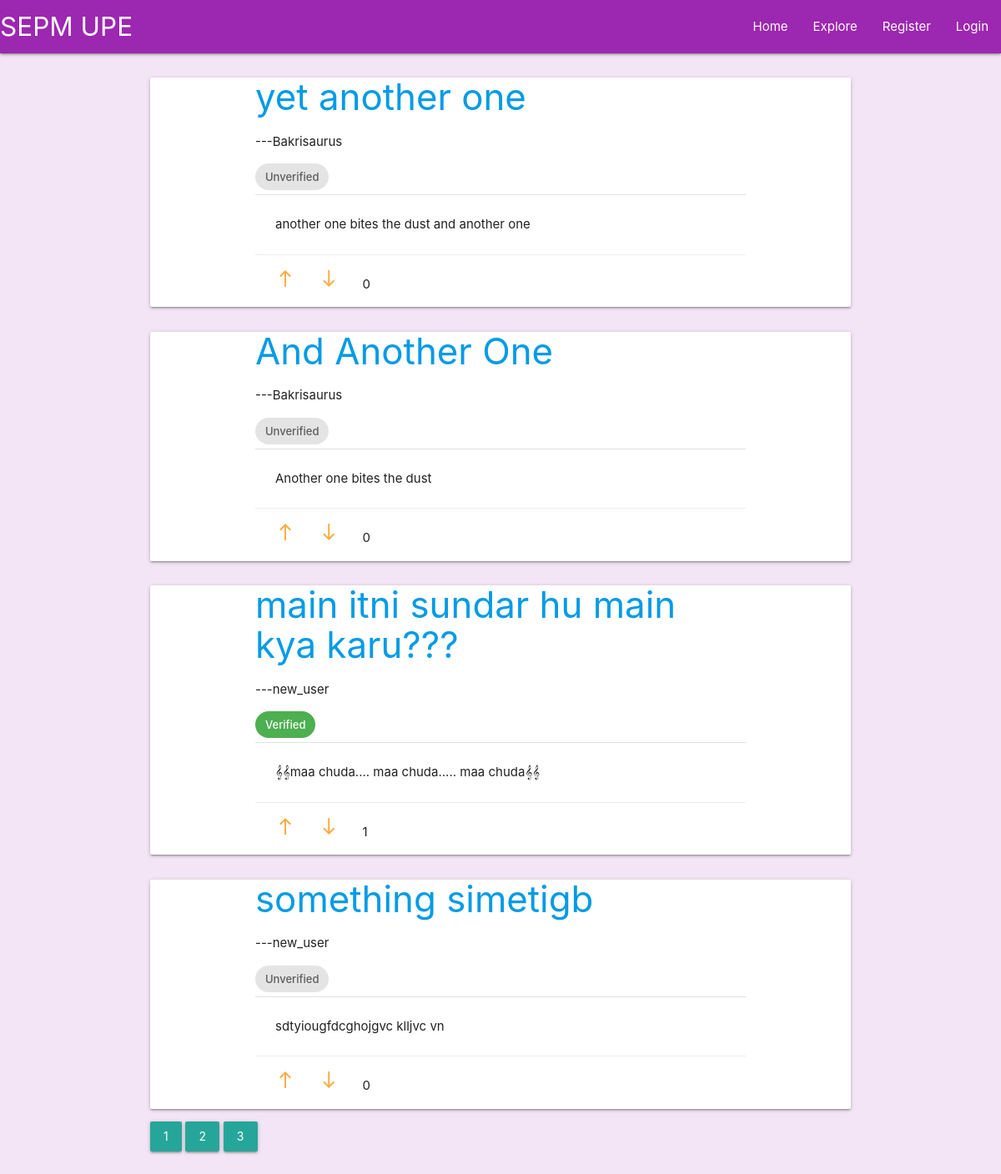
Screenshot of /?page=2 with the database file from the repository.
### ownblog/models.py (models this page shows)
class Post(db.Model, UserMixin):
    id= db.Column(db.Integer , primary_key=True)
    title= db.Column(db.String , nullable=False)
    content = db.Column(db.Text , nullable=False)
    upvotes = db.Column(db.Integer , nullable=False , default=0)
    downvotes= db.Column(db.Integer , nullable=False , default=0)
    author_id = db.Column(db.Integer , db.ForeignKey('user.id'))

class User(db.Model , UserMixin):
    id=db.Column(db.Integer , primary_key=True)
    username= db.Column(db.String , nullable=False)
    password= db.Column(db.String , nullable= False)
    karma = db.Column(db.Integer , nullable= False , default=0)
    posts= db.relationship('Post' , backref='author')
    comment = db.relationship('Comment' , backref='comment_author')

### ownblog/routes.py (the view)
@app.route("/home", methods=["GET","POST"])
@app.route("/",methods=["GET","POST"])
def home():
    pw_hash = bcrypt.generate_password_hash('hunter2')
    b=b'$2b$12$/OZApvVtFC2V0broXd2kyefzDpWFrKv/QgTjH3PvG.u7kexVLHEcW'
    a=bcrypt.check_password_hash(b, 'hunter2')
    print(a)
    page= request.args.get('page', 1, type=int)
    posts= Post.query.paginate(page=page, per_page=4)
    return render_template('home.html',title="SPEM Project", posts=posts)

### ownblog/templates/home.html (shortened to what this page needs)
{%extends 'layout.html' %}
{%block content%}
    <div class="container centered" >
    {%for post in posts.items%}
    <div class="card">
        <div class="container">
            <h3><a href="{{url_for('see_post', post_id=post.id)}}" >{{post.title}}</a></h3><span><p> ---{{post.author.username}}</p></span>
                {%if post.upvotes-2*post.downvotes>0%}
                <div class="chip green white-text">
                    Verified
                </div>
                {%else%}
                <div class="chip">
                    Unverified
                </div>
                {%endif%}
            <div class="divider"></div>
            <div class="card-content">
                <p>{{post.content}}</p>
            </div>
            <div class="card-action">
                <span> <a href="{{url_for('upvote',post_id=post.id)}}"><i class="material-icons">north</i></a></span>
                <span><a href="{{url_for('downvote',post_id=post.id)}}"><i class="material-icons">south</i></a></span>
                <span class="row-margin"> {{post.upvotes-post.downvotes}}</span>
            </div>
        </div>
    </div>
    {%endfor%}
    </div>
    <div class="container">
        <div class="row">
    {%for page_num in posts.iter_pages(left_edge=1,right_edge=1,left_current=1 , right_current=2)%}
        {%if page_num%}
            {%if page_num==posts.page%}
            <a class="btn btn-info"href="{{url_for('home', page=page_num)}}">{{page_num}}</a>
            {%else%}
            <a class="btn btn-outline-info"href="{{url_for('home', page=page_num)}}">{{page_num}}</a>
            {%endif%}
        {%else%}
        .....
        {%endif%}
    {%endfor%}
    </div>
</div>
{%endblock%}

### rows the page displays
Post: title "yet another one", author.username "Bakrisaurus", shows "Unverified", content "another one bites the dust and another one", post.upvotes-post.downvotes "0"
Post: title "And Another One", author.username "Bakrisaurus", shows "Unverified", content "Another one bites the dust", post.upvotes-post.downvotes "0"
Post: title "main itni sundar hu main kya karu???", author.username "new_user", shows "Verified", content "𝄞𝄞maa chuda.... maa chuda..... maa chuda𝄞𝄞", post.upvotes-post.downvotes "1"
Post: title "something simetigb", author.username "new_user", shows "Unverified", content "sdtyiougfdcghojgvc klljvc vn", post.upvotes-post.downvotes "0"

### other values shown
{{ page_num }} "1" "3"
{{ page_num }} "2"
